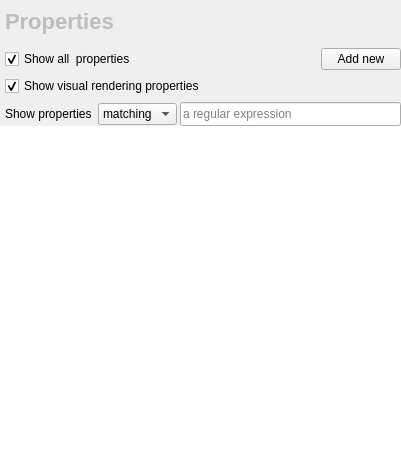
<?xml version="1.0" encoding="UTF-8"?>
<ui version="4.0">
 <class>PropertiesEditor</class>
 <widget class="QWidget" name="PropertiesEditor">
  <property name="geometry">
   <rect>
    <x>0</x>
    <y>0</y>
    <width>401</width>
    <height>459</height>
   </rect>
  </property>
  <property name="sizePolicy">
   <sizepolicy hsizetype="Expanding" vsizetype="Expanding">
    <horstretch>0</horstretch>
    <verstretch>0</verstretch>
   </sizepolicy>
  </property>
  <property name="windowTitle">
   <string>Properties</string>
  </property>
  <layout class="QVBoxLayout" name="verticalLayout">
   <property name="spacing">
    <number>0</number>
   </property>
   <property name="leftMargin">
    <number>0</number>
   </property>
   <property name="topMargin">
    <number>0</number>
   </property>
   <property name="rightMargin">
    <number>0</number>
   </property>
   <property name="bottomMargin">
    <number>0</number>
   </property>
   <item>
    <widget class="QFrame" name="frame">
     <layout class="QVBoxLayout" name="verticalLayout_3">
      <property name="leftMargin">
       <number>5</number>
      </property>
      <property name="topMargin">
       <number>0</number>
      </property>
      <property name="rightMargin">
       <number>0</number>
      </property>
      <property name="bottomMargin">
       <number>0</number>
      </property>
      <item>
       <widget class="QLabel" name="label">
        <property name="sizePolicy">
         <sizepolicy hsizetype="Preferred" vsizetype="Maximum">
          <horstretch>0</horstretch>
          <verstretch>0</verstretch>
         </sizepolicy>
        </property>
        <property name="minimumSize">
         <size>
          <width>0</width>
          <height>42</height>
         </size>
        </property>
        <property name="styleSheet">
         <string notr="true">
font-weight: bold; font-size: 22px; color: #A0A0A0A0</string>
        </property>
        <property name="text">
         <string>Properties</string>
        </property>
       </widget>
      </item>
      <item>
       <layout class="QHBoxLayout" name="horizontalLayout_2">
        <property name="spacing">
         <number>0</number>
        </property>
        <item>
         <widget class="QCheckBox" name="propsVisibilityCheck">
          <property name="toolTip">
           <string>Show/Hide all 'Elements' table properties</string>
          </property>
          <property name="text">
           <string>Show all  properties</string>
          </property>
          <property name="checked">
           <bool>true</bool>
          </property>
         </widget>
        </item>
        <item>
         <spacer name="horizontalSpacer">
          <property name="orientation">
           <enum>Qt::Horizontal</enum>
          </property>
          <property name="sizeHint" stdset="0">
           <size>
            <width>40</width>
            <height>20</height>
           </size>
          </property>
         </spacer>
        </item>
        <item>
         <widget class="QPushButton" name="newButton">
          <property name="toolTip">
           <string>Add a new local property to the current graph</string>
          </property>
          <property name="text">
           <string>Add new</string>
          </property>
          <property name="icon">
           <iconset resource="../../../library/tulip-gui/resources/TulipGUIResource.qrc">
            <normaloff>:/tulip/gui/icons/64/list-add.png</normaloff>:/tulip/gui/icons/64/list-add.png</iconset>
          </property>
         </widget>
        </item>
       </layout>
      </item>
      <item>
       <widget class="QCheckBox" name="visualPropertiesCheck">
        <property name="sizePolicy">
         <sizepolicy hsizetype="Expanding" vsizetype="Fixed">
          <horstretch>0</horstretch>
          <verstretch>0</verstretch>
         </sizepolicy>
        </property>
        <property name="toolTip">
         <string>Show/Hide visual rendering properties</string>
        </property>
        <property name="text">
         <string>Show visual rendering properties</string>
        </property>
        <property name="checked">
         <bool>true</bool>
        </property>
       </widget>
      </item>
      <item>
       <layout class="QHBoxLayout" name="horizontalLayout">
        <property name="spacing">
         <number>3</number>
        </property>
        <item>
         <widget class="QLabel" name="propMatchLabel">
          <property name="sizePolicy">
           <sizepolicy hsizetype="Preferred" vsizetype="Preferred">
            <horstretch>0</horstretch>
            <verstretch>0</verstretch>
           </sizepolicy>
          </property>
          <property name="toolTip">
           <string>Only show the properties whose name
matches the given regular expression.</string>
          </property>
          <property name="text">
           <string>Show properties </string>
          </property>
         </widget>
        </item>
        <item>
         <widget class="QComboBox" name="propMatchCombo">
          <property name="sizeAdjustPolicy">
           <enum>QComboBox::SizeAdjustPolicy::AdjustToContentsOnFirstShow</enum>
          </property>
          <item>
           <property name="text">
            <string>matching</string>
           </property>
          </item>
          <item>
           <property name="text">
            <string>like</string>
           </property>
          </item>
         </widget>
        </item>
        <item>
         <widget class="ClearableLineEdit" name="propertiesFilterEdit">
          <property name="minimumSize">
           <size>
            <width>0</width>
            <height>24</height>
           </size>
          </property>
          <property name="maximumSize">
           <size>
            <width>16777215</width>
            <height>24</height>
           </size>
          </property>
          <property name="toolTip">
           <string>Only show the properties whose name
matches the given regular expression.</string>
          </property>
          <property name="placeholderText">
           <string>a regular expression</string>
          </property>
         </widget>
        </item>
       </layout>
      </item>
     </layout>
    </widget>
   </item>
   <item>
    <widget class="QFrame" name="frame_2">
     <property name="styleSheet">
      <string notr="true">
#frame_2 {
border-right: 0px;
}
QFrame[section] {
border: 1px solid #D9D9D9;
padding-top: 0px;
}</string>
     </property>
     <property name="section" stdset="0">
      <bool>true</bool>
     </property>
     <layout class="QVBoxLayout" name="verticalLayout_2">
      <property name="spacing">
       <number>0</number>
      </property>
      <property name="leftMargin">
       <number>0</number>
      </property>
      <property name="topMargin">
       <number>0</number>
      </property>
      <property name="rightMargin">
       <number>0</number>
      </property>
      <property name="bottomMargin">
       <number>0</number>
      </property>
      <item>
       <widget class="QTableView" name="propertiesTableView">
        <property name="sizePolicy">
         <sizepolicy hsizetype="MinimumExpanding" vsizetype="Expanding">
          <horstretch>0</horstretch>
          <verstretch>0</verstretch>
         </sizepolicy>
        </property>
        <property name="minimumSize">
         <size>
          <width>400</width>
          <height>320</height>
         </size>
        </property>
        <property name="contextMenuPolicy">
         <enum>Qt::CustomContextMenu</enum>
        </property>
        <property name="styleSheet">
         <string notr="true">
QTableView {
font: 12px;
}
</string>
        </property>
        <property name="frameShape">
         <enum>QFrame::NoFrame</enum>
        </property>
        <property name="editTriggers">
         <set>QAbstractItemView::NoEditTriggers</set>
        </property>
        <property name="alternatingRowColors">
         <bool>true</bool>
        </property>
        <property name="selectionBehavior">
         <enum>QAbstractItemView::SelectRows</enum>
        </property>
        <property name="sortingEnabled">
         <bool>true</bool>
        </property>
        <property name="cornerButtonEnabled">
         <bool>false</bool>
        </property>
        <attribute name="horizontalHeaderStretchLastSection">
         <bool>true</bool>
        </attribute>
        <attribute name="verticalHeaderVisible">
         <bool>false</bool>
        </attribute>
       </widget>
      </item>
     </layout>
    </widget>
   </item>
  </layout>
 </widget>
 <customwidgets>
  <customwidget>
   <class>ClearableLineEdit</class>
   <extends>QLineEdit</extends>
   <header location="global">tulip/ClearableLineEdit.h</header>
  </customwidget>
 </customwidgets>
 <resources>
  <include location="../../../library/tulip-gui/resources/TulipGUIResource.qrc"/>
 </resources>
 <connections>
  <connection>
   <sender>propertiesTableView</sender>
   <signal>customContextMenuRequested(QPoint)</signal>
   <receiver>PropertiesEditor</receiver>
   <slot>showCustomContextMenu(QPoint)</slot>
   <hints>
    <hint type="sourcelabel">
     <x>199</x>
     <y>160</y>
    </hint>
    <hint type="destinationlabel">
     <x>199</x>
     <y>149</y>
    </hint>
   </hints>
  </connection>
  <connection>
   <sender>propsVisibilityCheck</sender>
   <signal>stateChanged(int)</signal>
   <receiver>PropertiesEditor</receiver>
   <slot>setPropsVisibility(int)</slot>
   <hints>
    <hint type="sourcelabel">
     <x>86</x>
     <y>84</y>
    </hint>
    <hint type="destinationlabel">
     <x>-40</x>
     <y>108</y>
    </hint>
   </hints>
  </connection>
  <connection>
   <sender>visualPropertiesCheck</sender>
   <signal>clicked(bool)</signal>
   <receiver>PropertiesEditor</receiver>
   <slot>showVisualProperties(bool)</slot>
   <hints>
    <hint type="sourcelabel">
     <x>204</x>
     <y>69</y>
    </hint>
    <hint type="destinationlabel">
     <x>199</x>
     <y>220</y>
    </hint>
   </hints>
  </connection>
 </connections>
 <slots>
  <slot>setPropsVisibility(int)</slot>
  <slot>showCustomContextMenu(QPoint)</slot>
  <slot>showSystemProperties(bool)</slot>
  <slot>showVisualProperties(bool)</slot>
  <slot>checkAll(bool)</slot>
 </slots>
</ui>
